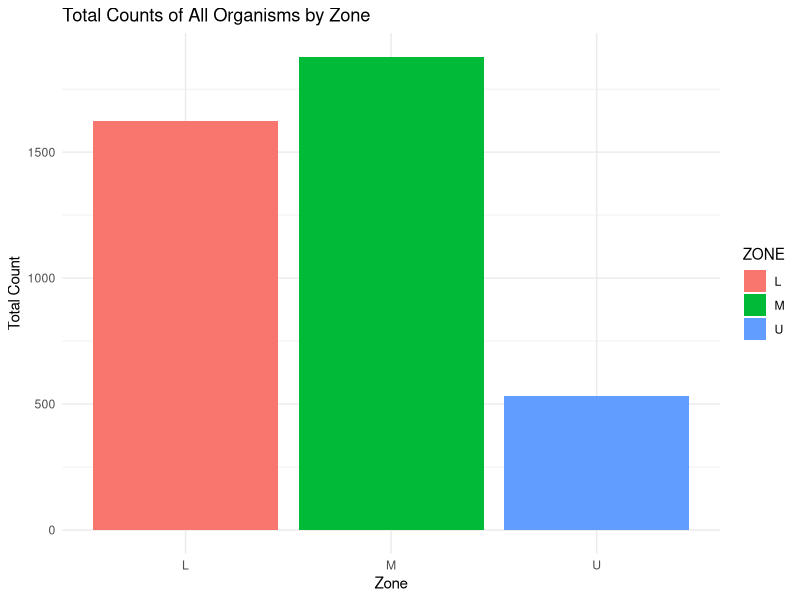
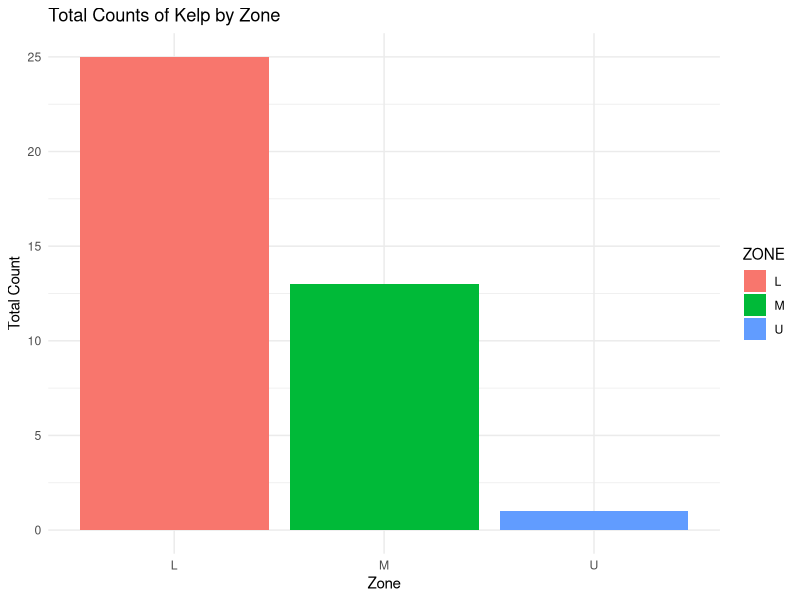

Recreate these plots in R, in order.
## ---- chunk 1
library(tidyr)
data <- read.csv("../data/pivoted_data.csv")
print(data)

data_long <- gather(data = data, key = "Sample", value = "Value", -ZONE, -Organism)


print(data_long)
## ---- chunk 2
#Anova and plot comparing total counts of organisms grouped by zone(u,m,l) and seeing whwther or not they are significantly different from one another using a Tukey test

library(ggplot2)
library(dplyr)

data$Total <- rowSums(data[, 3:10])
zone_totals <- data %>% 
  group_by(ZONE) %>% 
  summarise(Total = sum(Total))

ggplot(zone_totals, aes(x = ZONE, y = Total, fill = ZONE)) +
  geom_bar(stat = "identity") +
  labs(title = "Total Counts of All Organisms by Zone", 
       x = "Zone", 
       y = "Total Count") +
  theme_minimal()

data_grouped <- data %>% group_by(ZONE) %>% summarise(Total = sum(Total))

anova_result <- aov(formula = Total ~ data$ZONE, data = data)
summary(anova_result)
print(anova_result)

TukeyHSD(anova_result)

## ---- chunk 3
library(ggplot2)
library(dplyr)


data_long_1 <- data %>% 
  pivot_longer(cols = 3:10, names_to = "Area", values_to = "Count") %>% 
  group_by(ZONE, Organism) %>% 
  summarise(Total = sum(Count), .groups = 'drop')

kelp_data <- data_long_1 %>% filter(Organism == "KELP")

ggplot(kelp_data, aes(x = ZONE, y = Total, fill = ZONE)) +
  geom_bar(stat = "identity", position = "dodge") +
  labs(title = "Total Counts of Kelp by Zone", 
       x = "Zone", 
       y = "Total Count") +
  theme_minimal()

kelp_data <- subset(data_long, Organism == "KELP")
kelp_anova <- aov(Value ~ ZONE, data = kelp_data)
kelp_anova_summary <- summary(kelp_anova)
print(kelp_anova_summary)

